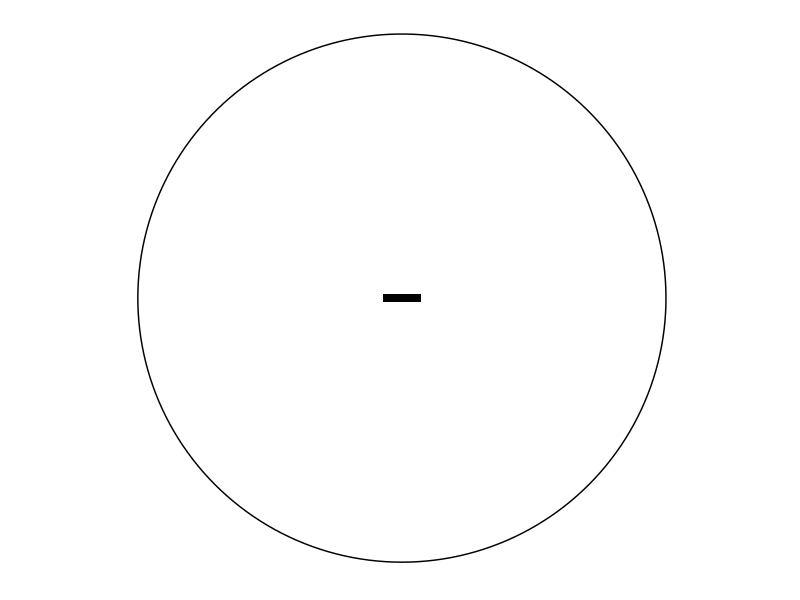
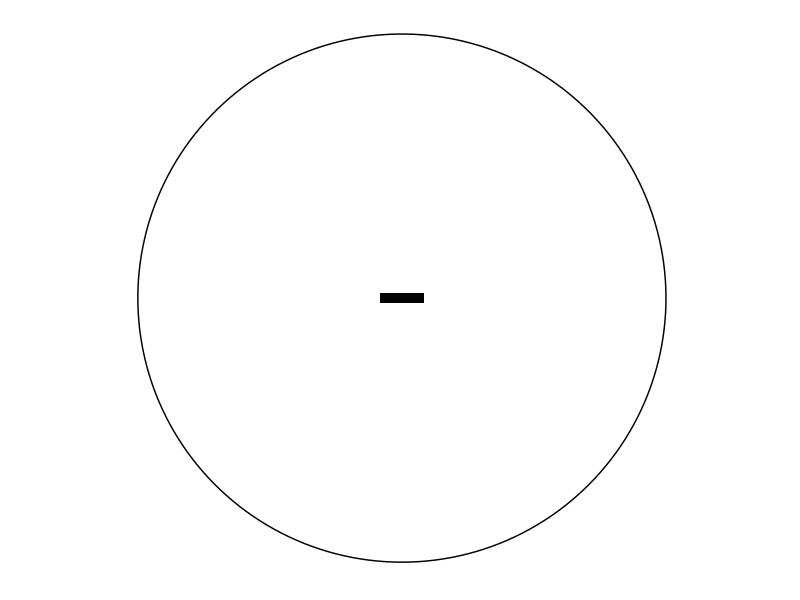
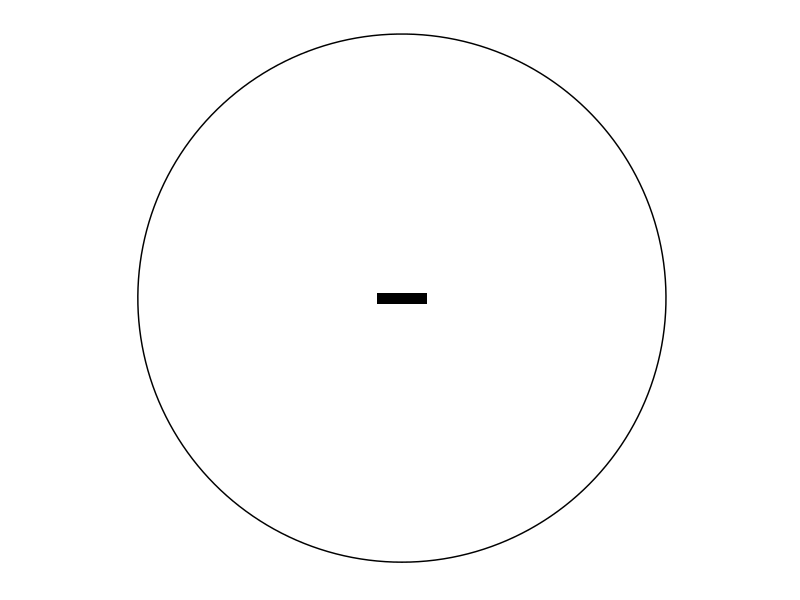
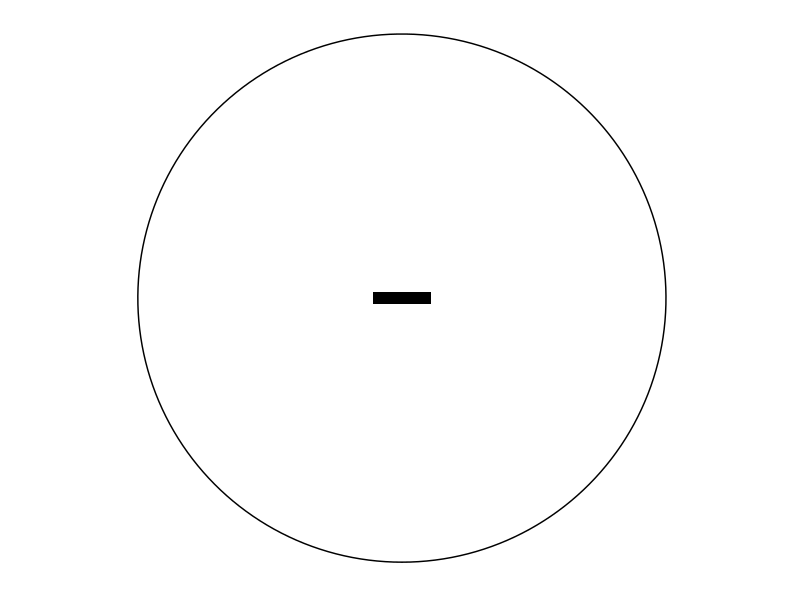
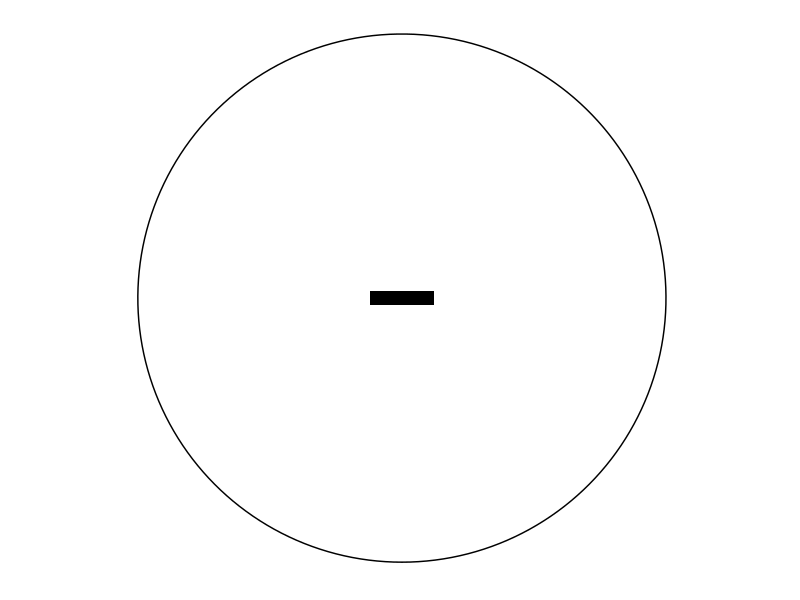
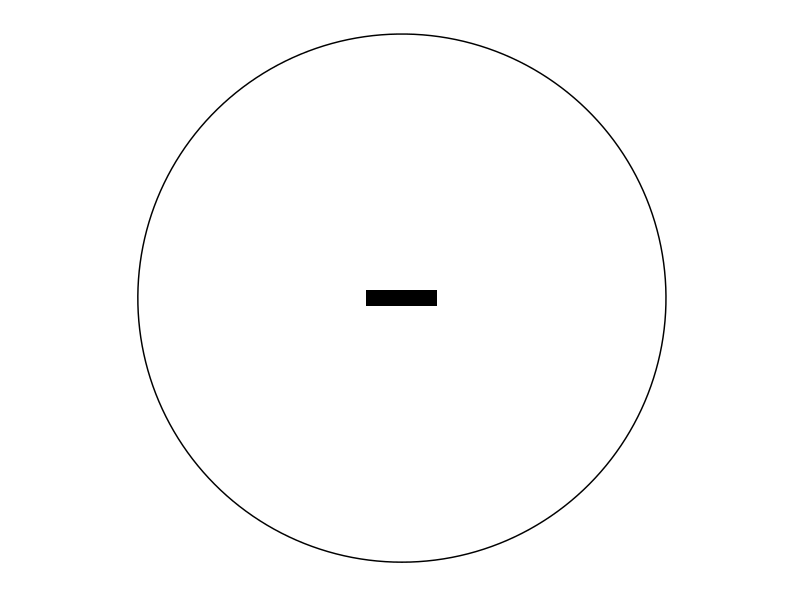
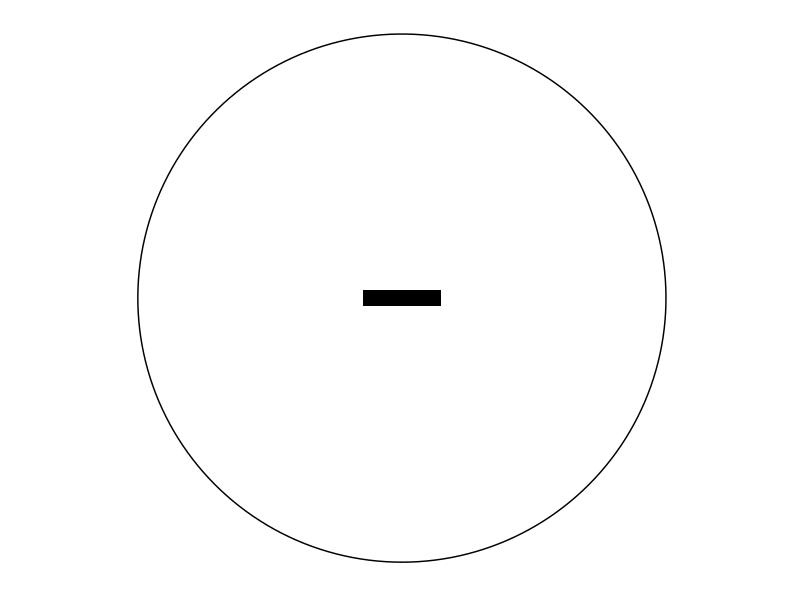
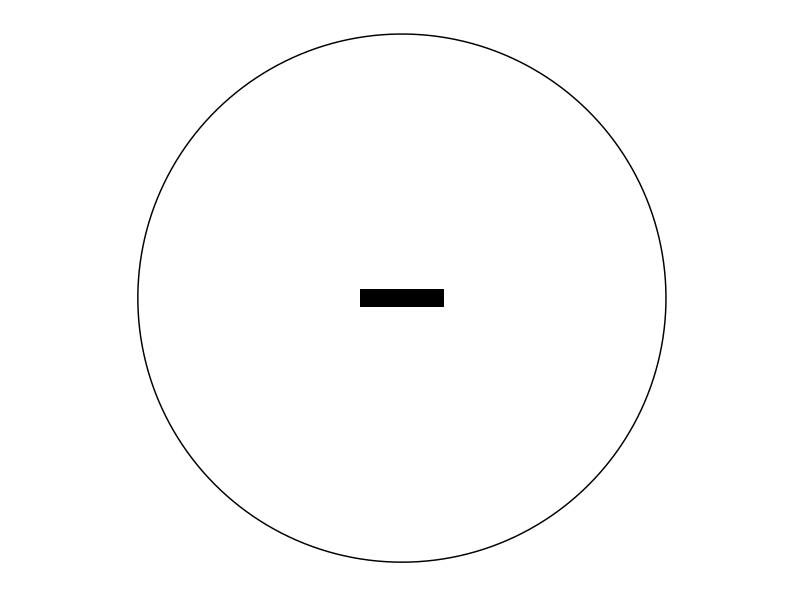

Write the R code that produced these figures, in order. (Note: this script raises an error after producing the figures.)
# Script to generate image sequences of moving bars, later to be converted into
# movies.

# Author: Ronald Petie (ronald.petie@gmail.com)

###############################################################################
# Attach packages

# Install ggplot
# install.packages(ggplot2)

# Attache package
library(ggplot2)

###############################################################################
# User settings

# Set frame rate in Hz
rate <- 10
# Set duration in seconds
duration <- 5
# Set resolution in dpi
res <- 300
# Set aspect ratio
asp.ratio <- c(4,3)
# width and height in pixels (must match aspect ratio)
im.width <- 800
im.height <- 600

# Set movement type ("move", "looming" or "stationary")
move.type <- "looming"

# Set diameter and distance to eye in mm
light.guide <- list(diameter = 4.5,
                    distance = 1.0)

# Set colour of stimulus colour
stimulus.colour <- "black"

# Set stimulus HEIGHT in degrees
stim.height <- 20

# Set relative WIDTH of stimulus between 0 and 1 
# (1 = max width that fits witin circle). 
rect.width <- 1

# Set rotation of the coordinate system in degrees from 0 to 360. 
# Default is a horizontal bar starting at the bottom moving up.
coord.rot <- 0

# Set looming. Sizes are relative and cannot be larger than 1.
looming <- data.frame(start = 0.1,
                      end = 1)

# Set stimulus motion speed in degrees/second (when move type is "move")
stim.speed <- 10

###############################################################################
# Initiate image parameters

#------------------------------------------------------------------------------
# File and folder management

# Get current directory
curr.dir <- getwd()

# Get date/time string, to be used as folder name
date.time <- format(Sys.time(), "%Y%m%d_%H%M")

# Create main directory for sequences, if it does not exist already
dir.create("Image_sequence",
           showWarnings = F)
# Change directory
setwd("Image_sequence")

# Create folder for this sequence
dir.create(date.time)
# Change directory
setwd(date.time)

#------------------------------------------------------------------------------
# Image sequence main settings

# Set output file name depending on movement type
if (move.type == "move") {
  file.out <- "Moving_bar"
} else if (move.type == "looming") {
  file.out <- "Looming_bar"
} else {
  file.out <- "Stationary_bar"
}

# Number of frames in sequence
frames <- rate * duration

# Check if aspect ratio matches resolution specified
if(im.width/asp.ratio[1] != im.height/asp.ratio[2]) {
  stop("Resolution should match aspect ratio!")
}

# width and height of output files in inches
im.width <- im.width/res
im.height <- im.height/res
#------------------------------------------------------------------------------
# Light guide settings

# Light guide diameter in degrees
light.guide$diameter.degrees <- 
  with(light.guide,
       2* 360 * atan(0.5*(diameter/distance)) / (2*pi))

#------------------------------------------------------------------------------
# Stimulus (polygon) shape and behaviour

# Height relative to light guide diameter
rect.height <- stim.height / light.guide$diameter.degrees

# In radians
coord.rot[2] <- (coord.rot /360) * 2 * pi

# Check for wrong entries
if (max(looming) > 1 | min(looming) < 0) {
  stop("Looming values must be between 0 and 1!")
} else if (rect.width > 1 | rect.width < 0) {
  stop("Values for rectangle width must be between 0 and 1")
}

# Generate sequence with relative size values based on looming settings
looming.size <- seq(from = looming$start[1],
                    to = looming$end[1],
                    by = ((looming$end[1]-looming$start[1])/frames))

#------------------------------------------------------------------------------
# Create stimulus polygon.

# Create stimulus square. This can be adjusted below to any desired rectangle
rectangle <- data.frame(x=c(-1,1,1,-1),
                        y=c(1,1,-1,-1))

# The movement of the stimulus should be contained within the circle describing
# the diameter of the light guide. The relative width of a square bounded by a
# circle is sqrt(0.5). This means that the limits in both x and y direction are
# about 71% of the light guide radius. This means that the width of the bar
# can't be more than:

# Correct for relative size of WIDTH compared to height. The HEIGHT of the bar
# stays the same.
rect.width <- rect.width * (asp.ratio[2] / asp.ratio[1])
# Fit within bounding circle
rect.width <- rect.width * sqrt(0.5)

# Shape rectangle based on aspect ratio and dimensions chosen above
# Width
rectangle$x <- rectangle$x * (asp.ratio[1] / 2) * rect.width
# Height
rectangle$y <- rectangle$y * (asp.ratio[2] / 2) * rect.height

#------------------------------------------------------------------------------
# Stimulus motion

# Time for one period of wave. (Covers twice light guide radius!)
period <- (2 * light.guide$diameter.degrees) / stim.speed

# Create time axis
t <- seq(0, duration, by = 1/rate)

# Model (y) motion of bar as triangular wave.
# This formula works with a half period
period <- period / 2
# amplitude should be equal to sqrt(0.5) - relative bar width. To prevent
# object from exiting circle.
amplitude <- sqrt(0.5) - rect.height
# Create wave
y <- (amplitude/period) * (period - abs(t %% (2*period) - period) )
# Center on zero
y <- y - amplitude / 2
# Correct for screen dimensions
y <- y * min(asp.ratio)
# Apply safety margin to prevent corners of rectangle from touching the circle
y <- y * 0.98

###############################################################################
# Generate sequence

# Variables needed for circle around origin
angle <- seq(-pi, pi, length = 200)
circle <- data.frame(x = sin(angle), y = cos(angle))
# Radius should match shortest side of screen
circle <- circle * min(asp.ratio)/2

# Create progress bar
pb <- txtProgressBar(min = 0, max = frames, style = 3)

# Generate frames
for (a in 1:frames) {
  
  # Update polygon position. Copy first
  new.pos <- rectangle
  
  # Move or keep stationary, depending on settings above
  if (move.type == "move") {
    # Move
    new.pos$y <- new.pos$y + y[a]
  } else if (move.type == "stationary") {
    # Stationary bar at lowest position
    new.pos$y <- new.pos$y + y[1]
  } else if (move.type == "looming") {
    # Looming stimulus is centred on origin
    new.pos$y <- new.pos$y
  } else {
    stop("Select valid movement type")
  }
  
  # Initiate rotated coordinate variable
  rotated <- new.pos
  
  # Rotate coordinate system
  rotated$x <- new.pos$x * cos(coord.rot[2]) +  new.pos$y * sin(coord.rot[2])
  rotated$y <- -new.pos$x * sin(coord.rot[2]) + new.pos$y * cos(coord.rot[2])
  
  # Apply looming if specified above
  if (move.type == "looming") {
    # Apply looming
    rotated <- rotated * looming.size[a]
  }
  
  # Create Plot
  plot <- ggplot(rotated, aes(x=x, y=y)) + 
    # Set 1:1 aspect ratio
    coord_fixed(ratio=1) +
    # Set limits to match aspect ratio of projector
    xlim(-(asp.ratio[1] / 2), (asp.ratio[1] / 2)) +
    ylim(-(asp.ratio[2] / 2), (asp.ratio[2] / 2)) +
    # Draw Circle of radius of shortest plot area
    geom_polygon(data = circle, aes(x, y),inherit.aes = F,
                 fill = "white", colour =  stimulus.colour) +
    # Draw bar
    geom_polygon(fill = "black") +
    # Set empty theme
    theme_minimal() +
    theme(line=element_blank(),
          text=element_blank())
  
  # Create file name for current frame
  current.name <- paste0(file.out, sprintf("%06.0f", a), ".png")
  
  # Save current image
  ggsave(current.name,
         width = im.width,
         height = im.height,
         units = "in",
         dpi = res)
  
  # update progress bar
  setTxtProgressBar(pb, a)
}

###############################################################################
# Finalise

# Save workspace for future reference
save.image(file = paste0(date.time, "_", file.out, ".RData"))

# Back to root directory
setwd(curr.dir)

# Close progress bar
close(pb)

# Clean up
# rm(circle, new.pos, a, angle, pb, t, y, im.height, im.width)
